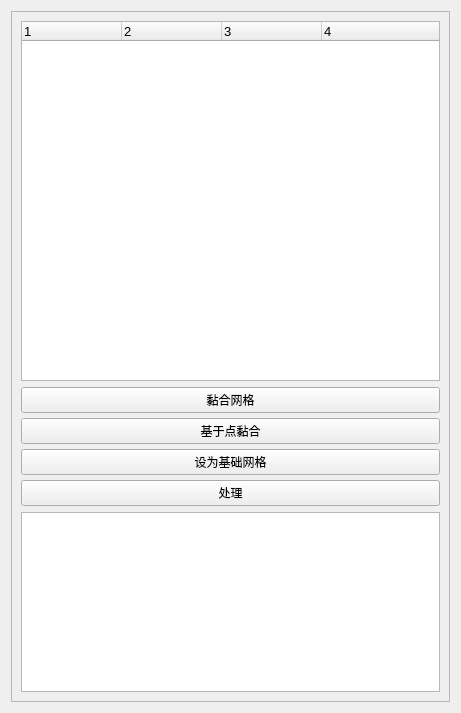
<?xml version="1.0" encoding="UTF-8"?>
<ui version="4.0">
 <class>alignDialog</class>
 <widget class="QWidget" name="alignDialog">
  <property name="geometry">
   <rect>
    <x>0</x>
    <y>0</y>
    <width>461</width>
    <height>713</height>
   </rect>
  </property>
  <property name="windowTitle">
   <string>拼接工具</string>
  </property>
  <layout class="QVBoxLayout" name="verticalLayout_3">
   <item>
    <widget class="QFrame" name="frame">
     <property name="frameShape">
      <enum>QFrame::StyledPanel</enum>
     </property>
     <property name="frameShadow">
      <enum>QFrame::Raised</enum>
     </property>
     <layout class="QVBoxLayout" name="verticalLayout_4">
      <item>
       <widget class="QTreeWidget" name="alignTreeWidget">
        <property name="sizePolicy">
         <sizepolicy hsizetype="Expanding" vsizetype="Expanding">
          <horstretch>0</horstretch>
          <verstretch>2</verstretch>
         </sizepolicy>
        </property>
        <property name="font">
         <font>
          <pointsize>10</pointsize>
         </font>
        </property>
        <property name="selectionMode">
         <enum>QAbstractItemView::NoSelection</enum>
        </property>
        <property name="columnCount">
         <number>4</number>
        </property>
        <column>
         <property name="text">
          <string>1</string>
         </property>
        </column>
        <column>
         <property name="text">
          <string>2</string>
         </property>
        </column>
        <column>
         <property name="text">
          <string>3</string>
         </property>
        </column>
        <column>
         <property name="text">
          <string>4</string>
         </property>
        </column>
       </widget>
      </item>
      <item>
       <layout class="QHBoxLayout" name="horizontalLayout">
        <item>
         <layout class="QVBoxLayout" name="verticalLayout_2">
          <property name="spacing">
           <number>5</number>
          </property>
          <item>
           <widget class="QPushButton" name="glueHereButton">
            <property name="sizePolicy">
             <sizepolicy hsizetype="Minimum" vsizetype="Fixed">
              <horstretch>0</horstretch>
              <verstretch>0</verstretch>
             </sizepolicy>
            </property>
            <property name="minimumSize">
             <size>
              <width>100</width>
              <height>25</height>
             </size>
            </property>
            <property name="font">
             <font>
              <family>Arial</family>
             </font>
            </property>
            <property name="text">
             <string>黏合网格</string>
            </property>
           </widget>
          </item>
          <item>
           <widget class="QPushButton" name="pointBasedAlignButton">
            <property name="sizePolicy">
             <sizepolicy hsizetype="Minimum" vsizetype="Fixed">
              <horstretch>0</horstretch>
              <verstretch>0</verstretch>
             </sizepolicy>
            </property>
            <property name="minimumSize">
             <size>
              <width>100</width>
              <height>25</height>
             </size>
            </property>
            <property name="font">
             <font>
              <family>Arial</family>
             </font>
            </property>
            <property name="text">
             <string>基于点黏合</string>
            </property>
           </widget>
          </item>
          <item>
           <widget class="QPushButton" name="baseMeshButton">
            <property name="sizePolicy">
             <sizepolicy hsizetype="Minimum" vsizetype="Fixed">
              <horstretch>0</horstretch>
              <verstretch>0</verstretch>
             </sizepolicy>
            </property>
            <property name="minimumSize">
             <size>
              <width>100</width>
              <height>25</height>
             </size>
            </property>
            <property name="font">
             <font>
              <family>Arial</family>
             </font>
            </property>
            <property name="toolTip">
             <string/>
            </property>
            <property name="text">
             <string>设为基础网格</string>
            </property>
           </widget>
          </item>
          <item>
           <widget class="QPushButton" name="icpButton">
            <property name="minimumSize">
             <size>
              <width>100</width>
              <height>25</height>
             </size>
            </property>
            <property name="font">
             <font>
              <family>Arial</family>
              <pointsize>9</pointsize>
              <weight>50</weight>
              <bold>false</bold>
             </font>
            </property>
            <property name="text">
             <string>处理</string>
            </property>
           </widget>
          </item>
         </layout>
        </item>
       </layout>
      </item>
      <item>
       <widget class="QTextEdit" name="logTextEdit">
        <property name="sizePolicy">
         <sizepolicy hsizetype="Expanding" vsizetype="Expanding">
          <horstretch>0</horstretch>
          <verstretch>1</verstretch>
         </sizepolicy>
        </property>
        <property name="font">
         <font>
          <family>Courier</family>
          <pointsize>9</pointsize>
         </font>
        </property>
        <property name="contextMenuPolicy">
         <enum>Qt::NoContextMenu</enum>
        </property>
        <property name="readOnly">
         <bool>true</bool>
        </property>
       </widget>
      </item>
     </layout>
    </widget>
   </item>
  </layout>
 </widget>
 <resources/>
 <connections/>
</ui>
